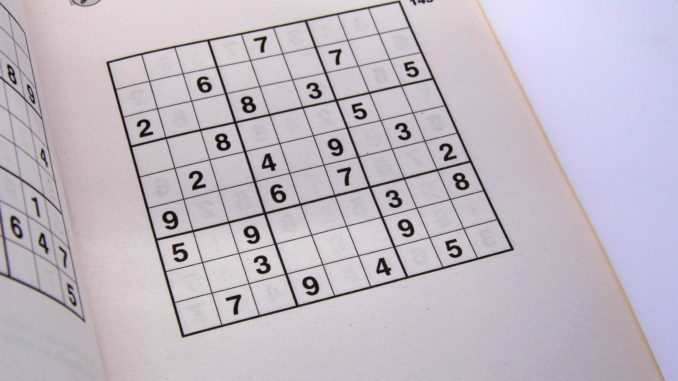
#> input picture assets/sudoku_1.jpg, 678 x 381 px
$ python main.py
#> lines starting #> are read from the running program, lines starting #| are printed output that depends on the picture; after the words box and inside, x2 and y2 are one past the last pixel; in counts of white or black regions, pixels touching at a corner belong together
import cv2
import numpy as np
import matplotlib.pyplot as plt


##### 1. Preprocessing image
def pre_process(img):
    cv2.imshow('Image2',img)
    img = cv2.cvtColor(img, cv2.COLOR_BGR2GRAY)  #### In case of colored images to gray
    img = cv2.GaussianBlur(img,(5,5),1)
    imgThreshold = cv2.adaptiveThreshold(img, 255, cv2.ADAPTIVE_THRESH_MEAN_C, cv2.THRESH_BINARY, 11, 2)
    process = cv2.bitwise_not(imgThreshold, imgThreshold)   ### INVERT COLORS TO BINARY IMAGE
    cv2.imshow('Image4',imgThreshold)
    return process

def find_corners(img):
    ext_contours = cv2.findContours(img, cv2.RETR_EXTERNAL, cv2.CHAIN_APPROX_SIMPLE)    ### RETR_EXTERNAL Returns only outermost contours all child contours are ignored
    #cv2.drawContours(img, ext_contours, -1, (0, 255, 0), 3)
    #cv2.imshow('cont',img)
    #print(ext_contours)
    ext_contours = ext_contours[0] if len(ext_contours) == 2 else ext_contours[1]
    ext_contours = sorted(ext_contours, key=cv2.contourArea, reverse=True)
    for c in ext_contours:
        peri = cv2.arcLength(c, True)
        approx = cv2.approxPolyDP(c, 0.015 * peri, True)
        #cv2.imshow('sudoku',approx)
        if len(approx) == 4:
            return approx

def order_points(corners):
    i=0
    corners2=[(),(),(),()]        ##### Initialize with empty tuples
    for corner in corners:
        corners2[i]=(corner[0][0],corner[0][1])
        i+=1
    top_r, top_l, bottom_l, bottom_r = corners2[0], corners2[1], corners2[2], corners2[3]
    return top_l, top_r, bottom_r, bottom_l

def transformimg(image,corners):
    ordered_corners = order_points(corners)
    top_l, top_r, bottom_r, bottom_l = ordered_corners

    width_bottom = np.sqrt(((bottom_r[0] - bottom_l[0]) ** 2) + ((bottom_r[1] - bottom_l[1]) ** 2))    ### FIND TOP & BOTTOM WIDTH OF SUDOKU GRID
    width_top = np.sqrt(((top_r[0] - top_l[0]) ** 2) + ((top_r[1] - top_l[1]) ** 2))
    width = max(int(width_bottom), int(width_top))

    height_top = np.sqrt(((top_r[0] - bottom_r[0]) ** 2) + ((top_r[1] - bottom_r[1]) ** 2))            ### FIND TOP & BOTTOM WIDTH OF SUDOKU GRID
    height_bottom = np.sqrt(((top_l[0] - bottom_l[0]) ** 2) + ((top_l[1] - bottom_l[1]) ** 2))
    height = max(int(height_top), int(height_bottom))

    dimensions = np.array([[0, 0], [width - 1, 0], [width - 1, height - 1],[0, height - 1]], dtype="float32")
    ordered_corners = np.array(ordered_corners, dtype="float32")
    grid = cv2.getPerspectiveTransform(ordered_corners, dimensions)
    #print(type(grid))
    return cv2.warpPerspective(image, grid, (width, height))

def create_image_grid(img):
    grid = np.copy(img)
    # not all sudoku out there have same width and height in the small squares so we need to consider differnt heights and width
    edge_h = np.shape(grid)[0]
    edge_w = np.shape(grid)[1]
    celledge_h = edge_h // 9
    celledge_w = np.shape(grid)[1] // 9

    grid = cv2.cvtColor(grid, cv2.COLOR_BGR2GRAY)

    # Adaptive thresholding the cropped grid and inverting it
    grid = cv2.bitwise_not(grid, grid)


    tempgrid = []
    for i in range(celledge_h, edge_h + 1, celledge_h):
        for j in range(celledge_w, edge_w + 1, celledge_w):
            rows = grid[i - celledge_h:i]
            tempgrid.append([rows[k][j - celledge_w:j] for k in range(len(rows))])

    # Creating the 9X9 grid of images
    finalgrid = []
    for i in range(0, len(tempgrid) - 8, 9):
        finalgrid.append(tempgrid[i:i + 9])

    # Converting all the cell images to np.array
    for i in range(9):
        for j in range(9):
            finalgrid[i][j] = np.array(finalgrid[i][j])

    try:
        for i in range(9):
            for j in range(9):
                np.os.remove("BoardCells/cell" + str(i) + str(j) + ".jpg")      ### REMOVE EXISTING IMAGES if any
    except:
        pass
    try:
        for i in range(9):
            for j in range(9):
                cv2.imwrite(str("BoardCells/cell" + str(i) + str(j) + ".jpg"), finalgrid[i][j])     ### WRITE THE NEW CELLS OF SUDOKU as images
    except:
        print("err here")

    return finalgrid

# [31 lines left out: function scale_and_centre, not called in this run]


def extract():
    img = cv2.imread('assets/sudoku_1.jpg',1)
#> img is the input picture: shape (381, 678, 3); mean B, G, R 195.6, 185, 193.2
    processed_img = pre_process(img)
#> in pre_process, `img = cv2.cvtColor(img, cv2.COLOR_BGR2GRAY)`:
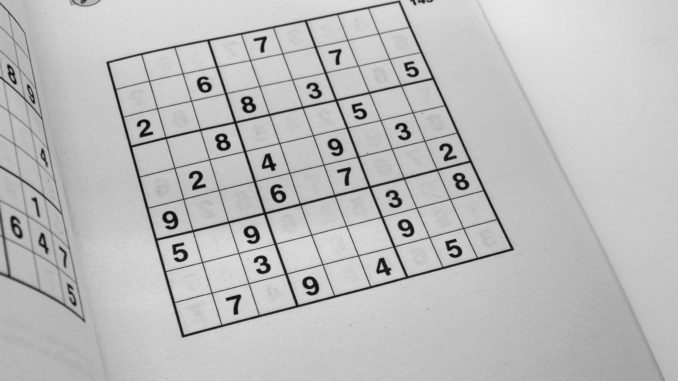
#> img: shape (381, 678); min 2, max 232, mean 188.7
#> in pre_process, `img = cv2.GaussianBlur(img,(5,5),1)`:
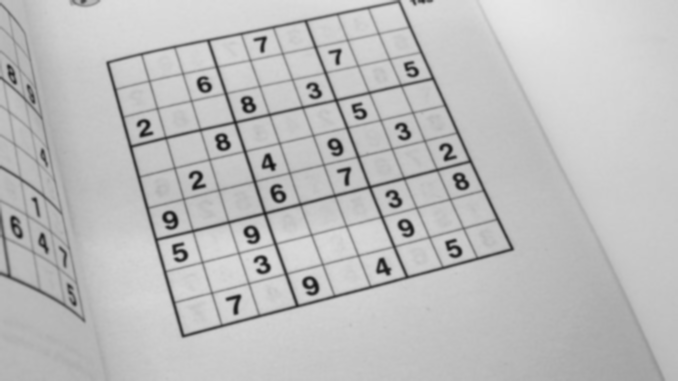
#> img: shape (381, 678); min 16, max 231, mean 188.7
#> in pre_process, `imgThreshold = cv2.adaptiveThreshold(img, 255, cv2.ADAPTIVE_THRESH_MEA..`:
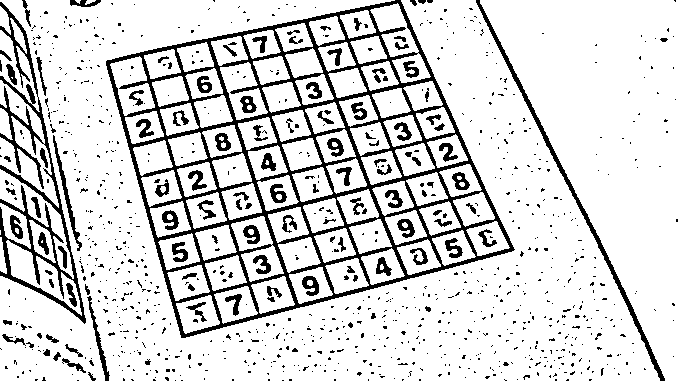
#> imgThreshold: shape (381, 678); 84.5% white; 1015 black regions (894 under 20 px), largest, box (x1, y1, x2, y2) and area: (106, 0, 515, 338) 19923, (0, 2, 86, 324) 4287, (476, 0, 665, 381) 1834
#> in pre_process, `process = cv2.bitwise_not(imgThreshold, imgThreshold)`: process: shape (381, 678); 15.5% white; 1015 white regions (894 under 20 px)
    sudoku = find_corners(processed_img)
#> in find_corners, `ext_contours = cv2.findContours(img, cv2.RETR_EXTERNAL, cv2.CHAIN_APPR..`: ext_contours = 850 contours, 828 with area under 20; largest, box (x1, y1, x2, y2) and area: (106, 0, 515, 338) 89881, (0, 2, 86, 324) 6064, (476, 0, 665, 381) 1450, (53, 135, 82, 251) 316, (87, 296, 110, 381) 238
#> the loop in find_corners, `for c in ext_contours:` made 1 pass
#> (peri, approx) on pass 1: (1292, [[400, 0], [106, 61], [181, 337], [514, 249]])
#> sudoku = [[400, 0], [106, 61], [181, 337], [514, 249]]
    transformed_img = transformimg(img,sudoku)
#> the loop in order_points, `for corner in corners:` made 4 passes
#> after the loop in order_points, `for corner in corners:`: corners2 = [(400, 0), (106, 61), (181, 337), (514, 249)]; i = 4
#> in order_points, `top_r, top_l, bottom_l, bottom_r = corners2[0], corners2[1], corners2[..`: top_r = (400, 0); top_l = (106, 61); bottom_l = (181, 337); bottom_r = (514, 249)
#> in transformimg, `ordered_corners = order_points(corners)`: ordered_corners = ((106, 61), (400, 0), (514, 249), (181, 337))
#> in transformimg, `top_l, top_r, bottom_r, bottom_l = ordered_corners`: top_l = (106, 61); top_r = (400, 0); bottom_r = (514, 249); bottom_l = (181, 337)
#> in transformimg, `width_bottom = np.sqrt(((bottom_r[0] - bottom_l[0]) ** 2) + ((bottom_r..`: width_bottom = 344.4
#> in transformimg, `width_top = np.sqrt(((top_r[0] - top_l[0]) ** 2) + ((top_r[1] - top_l[..`: width_top = 300.3
#> in transformimg, `width = max(int(width_bottom), int(width_top))`: width = 344
#> in transformimg, `height_top = np.sqrt(((top_r[0] - bottom_r[0]) ** 2) + ((top_r[1] - bo..`: height_top = 273.9
#> in transformimg, `height_bottom = np.sqrt(((top_l[0] - bottom_l[0]) ** 2) + ((top_l[1] -..`: height_bottom = 286
#> in transformimg, `dimensions = np.array([[0, 0], [width - 1, 0], [width - 1, height - 1]..`: dimensions = [[0, 0], [343, 0], [343, 285], [0, 285]]
#> in transformimg, `ordered_corners = np.array(ordered_corners, dtype="float32")`: ordered_corners = [[106, 61], [400, 0], [514, 249], [181, 337]]
#> in transformimg, `grid = cv2.getPerspectiveTransform(ordered_corners, dimensions)`: grid = [[1.07, -0.292, -95.99], [0.242, 1.17, -96.89], [-7.02e-05, 0.000615, 1]]
#> in transformimg, `return cv2.warpPerspective(image, grid, (width, height))`:
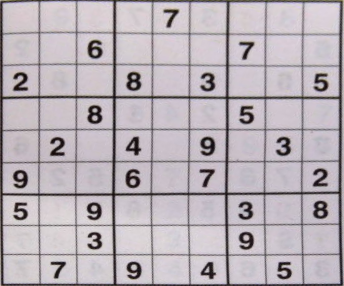
#> returned value: shape (286, 344, 3); mean of channels 0, 1, 2 181.9, 175.5, 183.5; drawn as B, G, R
    cv2.imshow('sudoku',transformed_img)
    cropped = 'assets/cropped_img.png'
    final_sudoku_grid = 'assets/final_sudoku.png'
    cv2.imwrite(cropped, transformed_img)
    final_grid = create_image_grid(transformed_img)
#> in create_image_grid, `grid = cv2.bitwise_not(grid, grid)`:
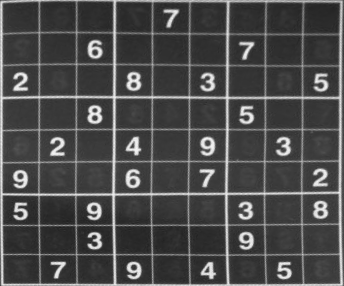
#> grid: shape (286, 344); min 30, max 249, mean 76.4
#> after the loop in create_image_grid, `for i in range(celledge_h, edge_h + 1, celledge_h):`: tempgrid = 81 items
#> the loop in create_image_grid, `for i in range(0, len(tempgrid) - 8, 9):` made 9 passes
#> i on passes 2 to 9: 9, 18, 27, 36, 45, 54, 63, 72
#> after the loop in create_image_grid, `for i in range(0, len(tempgrid) - 8, 9):`: finalgrid = 9 items
#> the loop in create_image_grid, `for i in range(9):` made 1 pass
#> pass 1, in create_image_grid, `cv2.imwrite(str("BoardCells/cell" + str(i) + str(j) + ".jpg"), finalgr..`:
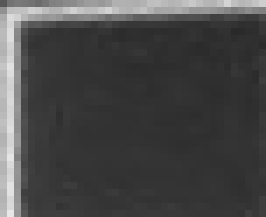
#> saved as cell00.jpg: shape (31, 38) (shown 7 times larger); min 41, max 231, mean 70.8
#> pass 1, in create_image_grid, `cv2.imwrite(str("BoardCells/cell" + str(i) + str(j) + ".jpg"), finalgr..`:
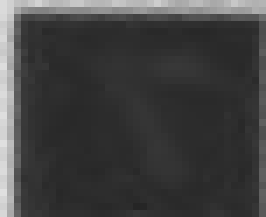
#> saved as cell03.jpg: shape (31, 38) (shown 7 times larger); min 37, max 224, mean 64.6
#> final_grid = 9 items
    return final_grid

final_grid=extract()
#> final_grid = 9 items
cv2.waitKey()
cv2.destroyAllWindows()
